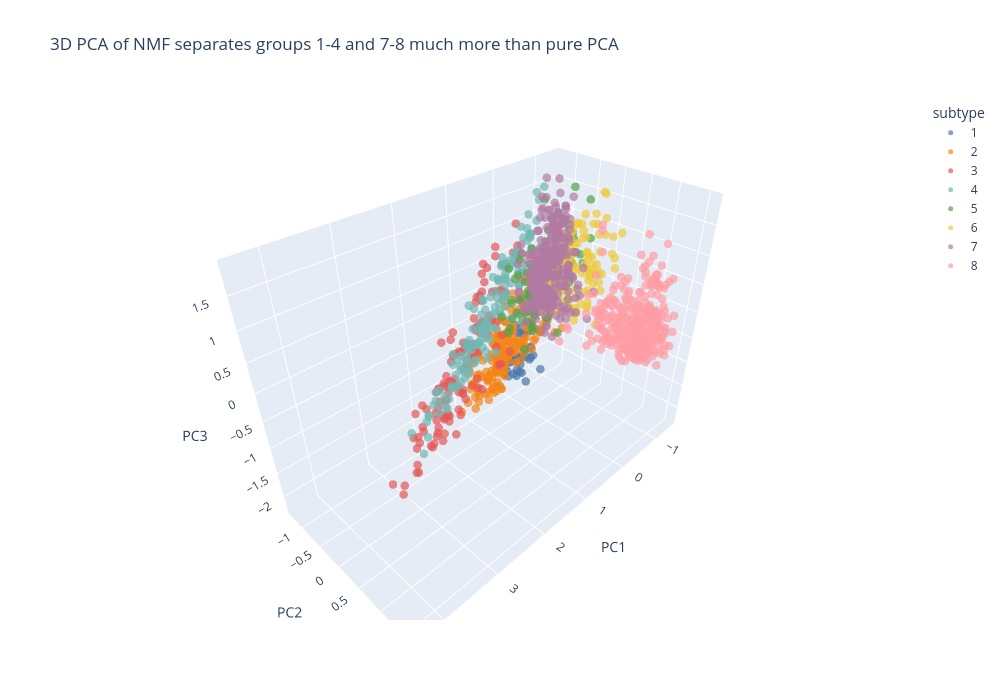

The notebook cell this image was saved under:
### Code cell
# Plot the first three principal components of the NMF features
pca_nmf = PCA(n_components=3)
W_pca = pca_nmf.fit_transform(W_df)

df = pd.DataFrame(W_pca[:, :3], columns=['PC1', 'PC2', 'PC3'])
df['subtype'] = y.reset_index(drop=True)
df = df.sort_values(by='subtype')

fig = px.scatter_3d(df, x='PC1', y='PC2', z='PC3',
                    color='subtype',
                    # Use color_discrete_map for dictionaries!
                    color_discrete_map=color_map, 
                    title='3D PCA of NMF separates groups 1-4 and 7-8 much more than pure PCA',
                    width=1000, height=700)

fig.update_traces(marker=dict(opacity=0.7, size=5))
fig.show()
